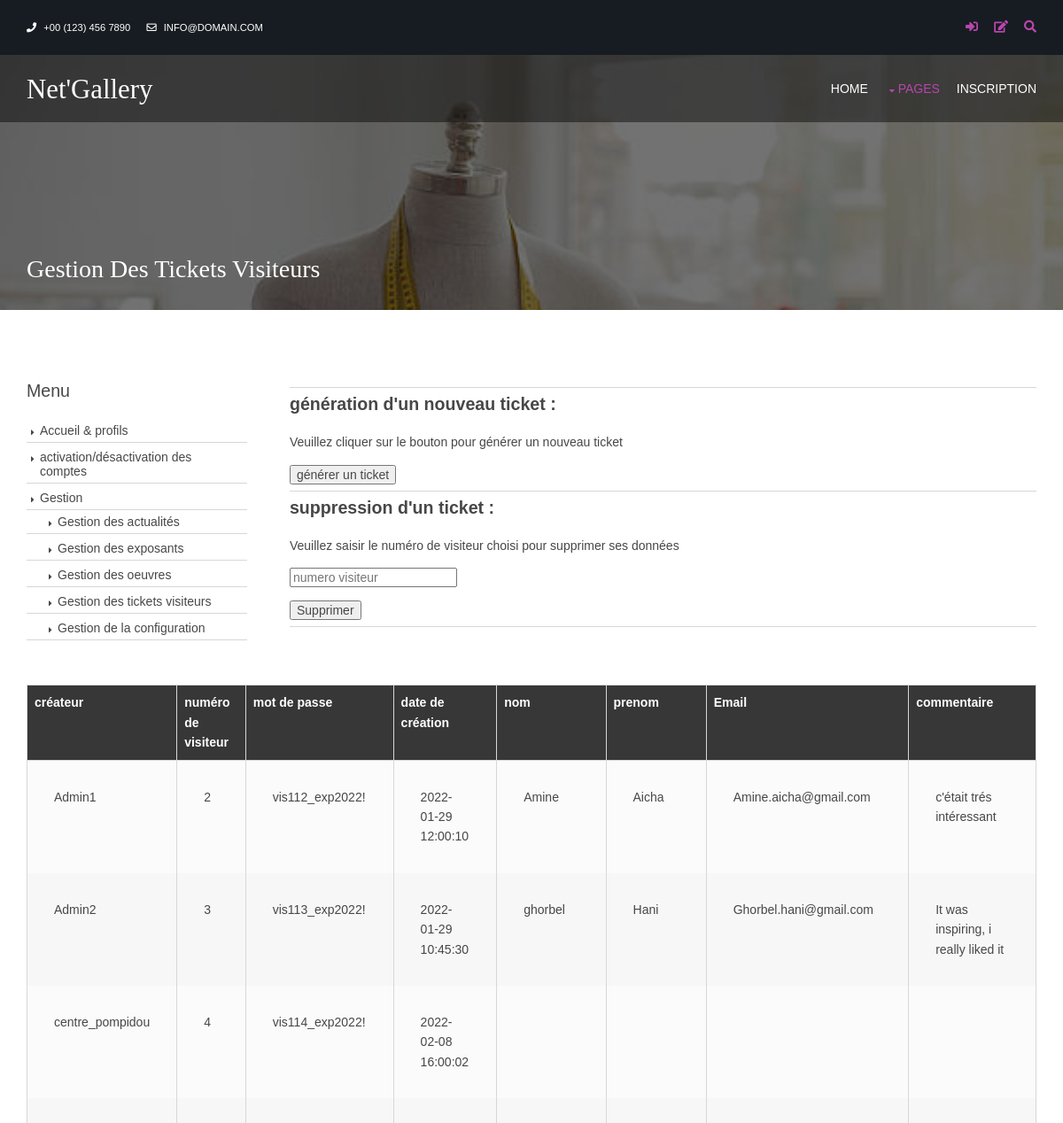
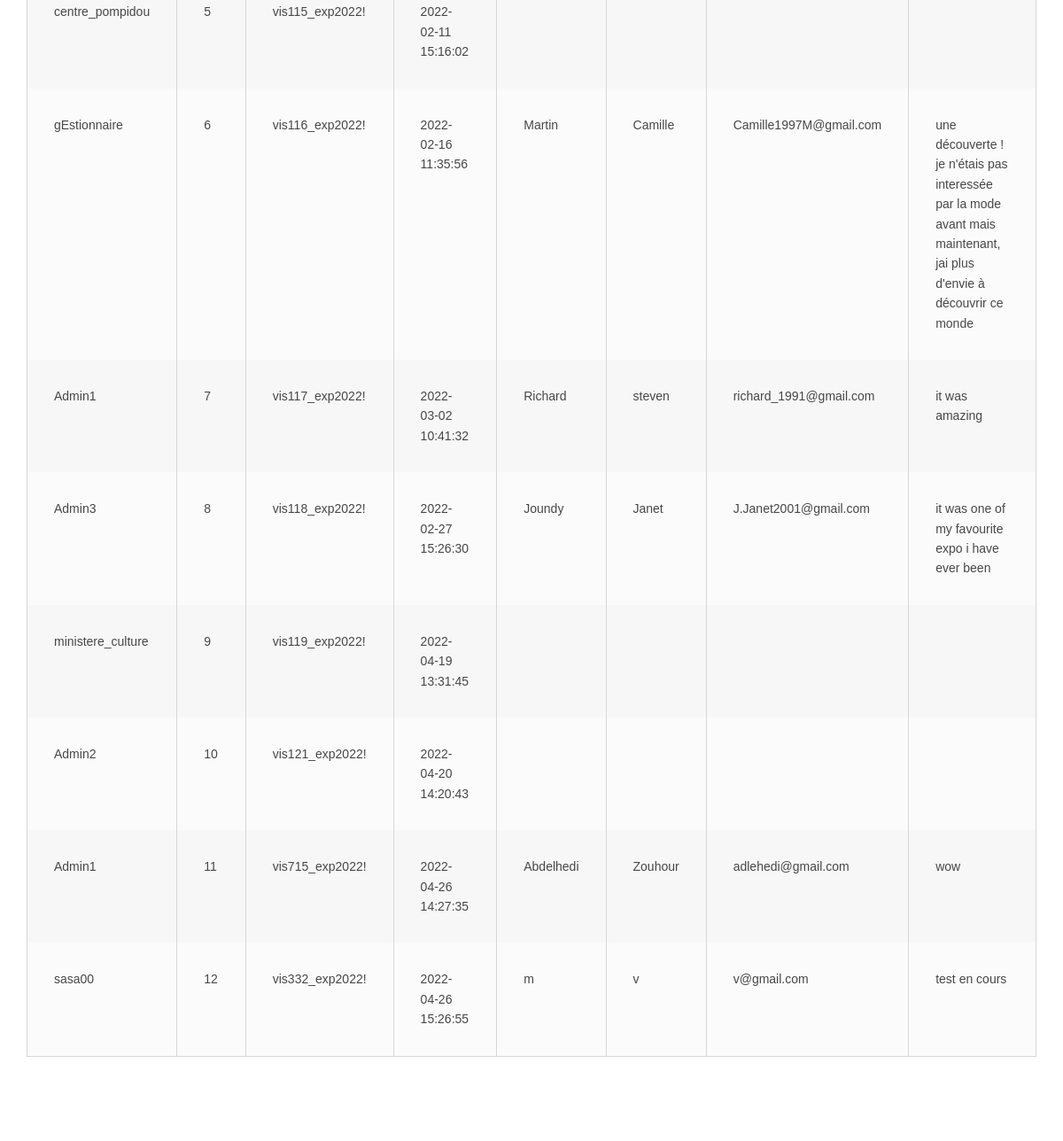
Screenshot of /v2/pages/admin_tickets.php (signed in) with the database file from the repository (2 pictures, top to bottom).
### tables this page shows
CREATE TABLE `t_commentaire_cmt` (
  `cmt_id` int(11) NOT NULL,
  `cmt_date_heure` datetime NOT NULL,
  `cmt_texte` varchar(300) NOT NULL,
  `vis_id` int(11) NOT NULL,
  `cmt_etat` char(1) NOT NULL
);

CREATE TABLE `t_visiteur_vis` (
  `vis_id` int(11) NOT NULL,
  `vis_mot_de_passe` char(15) NOT NULL,
  `vis_date` datetime NOT NULL,
  `vis_nom` varchar(80) DEFAULT NULL,
  `vis_prenom` varchar(80) DEFAULT NULL,
  `vis_mail` varchar(80) DEFAULT NULL,
  `cpt_pseudo` varchar(60) NOT NULL
);

### v2/pages/admin_tickets.php (the view, shortened to what this page needs)
<!DOCTYPE html>
<?php
 $mysqli = new mysqli('localhost','zliheouch','3iqdym8k','zfl2-zliheouch');
?>
<html lang="">
<head>
<link href="../layout/styles/layout.css" rel="stylesheet" type="text/css" media="all">
</head>
<body id="top">
<div class="wrapper row0">
  <div id="topbar" class="hoc clear">
    <div class="fl_left">
      <ul class="nospace">
        <li><i class="fas fa-phone rgtspace-5"></i> +00 (123) 456 7890</li>
        <li><i class="far fa-envelope rgtspace-5"></i> info@domain.com</li>
      </ul>
    </div>
    <div class="fl_right">
      <ul class="nospace">
        <li><a href="#" title="Login"><i class="fas fa-sign-in-alt"></i></a></li>
        <li><a href="#" title="Sign Up"><i class="fas fa-edit"></i></a></li>
        <li id="searchform">
        </li>
      </ul>
    </div>
  </div>
</div>
<div class="bgded" style="background-image:url('../images/demo/backgrounds/01.png');">
  <div class="wrapper row1">
    <header id="header" class="hoc clear">
      <div id="logo" class="fl_left">
        <h1 class="heading"><a href="../index.html">Net'Gallery</a></h1>
      </div>
      <nav id="mainav" class="fl_right">
        <ul class="clear">
          <li><a href="../index.php">Home</a></li>
          <li class="active"><a class="drop" href="#">Pages</a>
          </li>
          <li><a href="inscription.php"> inscription </a></li>
        </ul>
      </nav>
    </header>
  </div>
  <div class="overlay">
    <div id="breadcrumb" class="hoc clear">
      <h6 class="heading">  Gestion des tickets visiteurs </h6>
    </div>
  </div>
</div>
<div class="wrapper row3">
  <main class="hoc container clear">
  	<div class="sidebar one_quarter first">
      <h6> Menu </h6>
      <nav class="sdb_holder">
        <ul>
          <li><a href="admin_accueil.php"> Accueil & profils</a></li>
          <li><a href="admin_compte.php"> activation/désactivation des comptes </a></li>
          <li><a href="#"> Gestion </a>
            <ul>
              <li><a href="#"> Gestion des actualités </a></li>
              <li><a href="#"> Gestion des exposants </a></li>
              <li><a href="#"> Gestion des oeuvres </a></li>
              <li><a href="admin_tickets"> Gestion des tickets visiteurs </a></li>
              <li><a href="#"> Gestion de la configuration </a></li>
         	</ul>
          </li>
        </ul>
      </nav>
    </div>
    <div class="content three_quarter">
    <hr>
        <div>
        <h3 class="bold"> génération d'un nouveau ticket  : </h3>
        <form action="ticket_action.php" method="post">
          <p> Veuillez cliquer sur le bouton pour générer un nouveau ticket </p>
          <input type="submit" name="Ajouter" value="générer un ticket">
        </form>
        </div>
      <hr>
        <div>
          <h3 class="bold"> suppression d'un ticket  : </h3>
          <p> Veuillez saisir le numéro de visiteur choisi pour supprimer ses données  </p>
          <form action="ticket_action.php" method="post">
            <input class="btmspace-15" type="number" name="numero_visiteur" placeholder="numero visiteur">
            <input type="submit" name="Supprimer" value="Supprimer">
          </form>
        </div>
      <hr>
    </div>
    <div class="clear">
    	<?php
    	$sql1="Select cpt_pseudo, vis_id ,vis_mot_de_passe ,vis_date,vis_nom,vis_prenom,vis_mail, cmt_texte FROM t_visiteur_vis left outer join t_commentaire_cmt using (vis_id);" ;
    	$resultat1 = $mysqli->query($sql1);
        if ($resultat1==false) {
           echo "Error: La requête a échoué \n";
              echo "Query: " . $sql1 . "\n";
              echo "Errno: " . $mysqli->errno . "\n";
              echo "Error: " . $mysqli->error . "\n";
          exit();
        }else{
        echo ("<table>");
          echo("<thead>");
           	echo("<tr>") ;
            echo ("<th> créateur </th>");
            echo ("<th> numéro de visiteur </th>");
            echo ("<th>  mot de passe  </th>");
            echo ("<th>  date de création  </th>");
            echo ("<th>  nom   </th>");
            echo ("<th> prenom </th>");
            echo ("<th> Email </th>");
            echo ("<th> commentaire </th>");
            echo("</tr>");
          echo("</thead>") ;
        while($visiteur=$resultat1->fetch_assoc()) {
        	echo ("<tr>");
        	echo ("<td>".$visiteur['cpt_pseudo']."</td>"."<td>".$visiteur['vis_id']."</td>");
        	echo ("<td>".$visiteur['vis_mot_de_passe']."</td>"."<td>".$visiteur['vis_date']."</td>"."<td>".$visiteur['vis_nom']."</td>"."<td>".$visiteur['vis_prenom']."</td>");
        	echo ("<td>".$visiteur['vis_mail']."</td>"."<td>".$visiteur['cmt_texte']."</td>");
        	echo ("</tr>");
    	}
    	 echo ("</table>");
        }
        ?>
    </div>
   </main>
</div>
</body>
</html>

### v2/layout/styles/layout.css (style rules this page uses)
#topbar { padding:20px 0; font-size:.8rem; text-transform:uppercase; }
#topbar ul li { display:inline-block; margin-right:15px; }
#topbar ul li:last-child { margin-right:0; padding-right:0; border-right:none; }
#topbar i { line-height:normal; }
#topbar > div:nth-of-type(2) i { font-size:1rem; }
#topbar #searchform { position:relative; line-height:1; z-index:9999; }
#topbar #searchform::after { display:block; height:18px; line-height:18px; padding:0; font-family:"Font Awesome\ 5 Free"; font-weight:900; font-size:1rem; content:"\f002"; }
#topbar #searchform ::placeholder { text-transform:capitalize; }
#header #logo { margin:22px 0 0 0; }
#header #logo h1 { margin:0; padding:0; font-size:2.2rem; }
.container { padding:80px 0; }
.sidebar .sdb_holder { margin-bottom:50px; }
.sidebar .sdb_holder:last-child { margin-bottom:50px; }
*, *::before, *::after { transition:all .3s ease-in-out; }
nav ul, nav ol { margin:0; padding:0; list-style:none; }
#mainav, #breadcrumb, .sidebar nav { line-height:normal; }
#mainav .drop::after, #mainav li li .drop::after, #breadcrumb li a::after, .sidebar nav a::after { position:absolute; font-family:"Font Awesome\ 5 Free"; font-weight:900; font-size:10px; line-height:10px; }
#mainav ul { text-transform:uppercase; }
#mainav li { display:inline-block; position:relative; margin:0 15px 0 0; padding:0; }
#mainav li:last-child { margin-right:0; }
#mainav li a { display:block; padding:30px 0; }
#mainav .drop { padding-left:15px; }
#mainav .drop::after, #mainav li li .drop::after { content:"\f0d7"; }
#mainav .drop::after { top:35px; left:5px; }
#breadcrumb { padding:150px 0 30px; }
#breadcrumb .heading { margin:0; font-size:2rem; }
.sidebar nav { display:block; width:100%; }
.sidebar nav li { margin:0 0 3px 0; padding:0; }
.sidebar nav a { display:block; position:relative; margin:0; padding:5px 10px 5px 15px; text-decoration:none; border:solid; border-width:0 0 1px 0; }
.sidebar nav a::after { top:10px; left:5px; content:"\f0da"; }
.sidebar nav ul ul a { padding-left:35px; }
.sidebar nav ul ul a::after { left:25px; }
table, th, td { border:1px solid; border-collapse:collapse; vertical-align:top; }
table, th { table-layout:auto; }
table { width:100%; margin-bottom:15px; }
th { padding:8px 8px 8px 8px ; }
td { padding:30px 30px 30px 30px ; }
td { border-width:0 1px; }
body { color:#A5A6AA; background-color:#161C21; }
a { color:#B946AD; }
hr, .borderedbox { border-color:#D7D7D7; }
.overlay { color:#FFFFFF; background-color:inherit; }
.overlay::after { color:inherit; background-color:rgba(0,0,0,.55); }
.row0 { color:#FFFFFF; background-color:#161C21; }
.row1 { color:#FFFFFF; background-color:rgba(0,0,0,.75); }
.row3 { color:#474747; background-color:#FFFFFF; }
#topbar #searchform { color:#B946AD; }
#header #logo h1 a { color:inherit; }
#mainav li a { color:inherit; }
#mainav .active a, #mainav a:hover, #mainav li:hover > a { color:#B946AD; background-color:inherit; }
.container .sidebar nav a { color:inherit; border-color:#D7D7D7; }
table, th, td, #comments .avatar, #comments input, #comments textarea { border-color:#D7D7D7; }
th { color:#FFFFFF; background-color:#373737; }
tr, #comments li, #comments input[type="submit"], #comments input[type="reset"] { color:inherit; background-color:#FBFBFB; }
tr:nth-child(even), #comments li:nth-child(even) { color:inherit; background-color:#F7F7F7; }
@media screen and (min-width:1140px) { .hoc { max-width:1140px; } }

### rows the page displays
t_commentaire_cmt: vis.cpt_pseudo "Admin1", vis.vis_id "2", vis.vis_mot_de_passe "vis112_exp2022!", vis.vis_date "2022-01-29 12:00:10", vis.vis_nom "Amine", vis.vis_prenom "Aicha", vis.vis_mail "Amine.aicha@gmail.com", cmt_texte "c'était trés intéressant"
t_commentaire_cmt: vis.cpt_pseudo "Admin2", vis.vis_id "3", vis.vis_mot_de_passe "vis113_exp2022!", vis.vis_date "2022-01-29 10:45:30", vis.vis_nom "ghorbel", vis.vis_prenom "Hani", vis.vis_mail "Ghorbel.hani@gmail.com", cmt_texte "It was inspiring, i really liked it"
t_visiteur_vis: cpt_pseudo "centre_pompidou", vis_id "4", vis_mot_de_passe "vis114_exp2022!", vis_date "2022-02-08 16:00:02"
t_visiteur_vis: cpt_pseudo "centre_pompidou", vis_id "5", vis_mot_de_passe "vis115_exp2022!", vis_date "2022-02-11 15:16:02"
t_commentaire_cmt: vis.cpt_pseudo "gEstionnaire", vis.vis_id "6", vis.vis_mot_de_passe "vis116_exp2022!", vis.vis_date "2022-02-16 11:35:56", vis.vis_nom "Martin", vis.vis_prenom "Camille", vis.vis_mail "Camille1997M@gmail.com", cmt_texte "une découverte ! je n'étais pas interessée par la mode avant mais maintenant, jai plus d'envie à découvrir ce monde"
t_commentaire_cmt: vis.cpt_pseudo "Admin1", vis.vis_id "7", vis.vis_mot_de_passe "vis117_exp2022!", vis.vis_date "2022-03-02 10:41:32", vis.vis_nom "Richard", vis.vis_prenom "steven", vis.vis_mail "richard_1991@gmail.com", cmt_texte "it was amazing"
t_commentaire_cmt: vis.cpt_pseudo "Admin3", vis.vis_id "8", vis.vis_mot_de_passe "vis118_exp2022!", vis.vis_date "2022-02-27 15:26:30", vis.vis_nom "Joundy", vis.vis_prenom "Janet", vis.vis_mail "J.Janet2001@gmail.com", cmt_texte "it was one of my favourite expo i have ever been"
t_visiteur_vis: cpt_pseudo "ministere_culture", vis_id "9", vis_mot_de_passe "vis119_exp2022!", vis_date "2022-04-19 13:31:45"
t_visiteur_vis: cpt_pseudo "Admin2", vis_id "10", vis_mot_de_passe "vis121_exp2022!", vis_date "2022-04-20 14:20:43"
t_commentaire_cmt: vis.cpt_pseudo "Admin1", vis.vis_id "11", vis.vis_mot_de_passe "vis715_exp2022!", vis.vis_date "2022-04-26 14:27:35", vis.vis_nom "Abdelhedi", vis.vis_prenom "Zouhour", vis.vis_mail "adlehedi@gmail.com", cmt_texte "wow"
t_commentaire_cmt: vis.cpt_pseudo "sasa00", vis.vis_id "12", vis.vis_mot_de_passe "vis332_exp2022!", vis.vis_date "2022-04-26 15:26:55", vis.vis_nom "m", vis.vis_prenom "v", vis.vis_mail "v@gmail.com", cmt_texte "test en cours"
